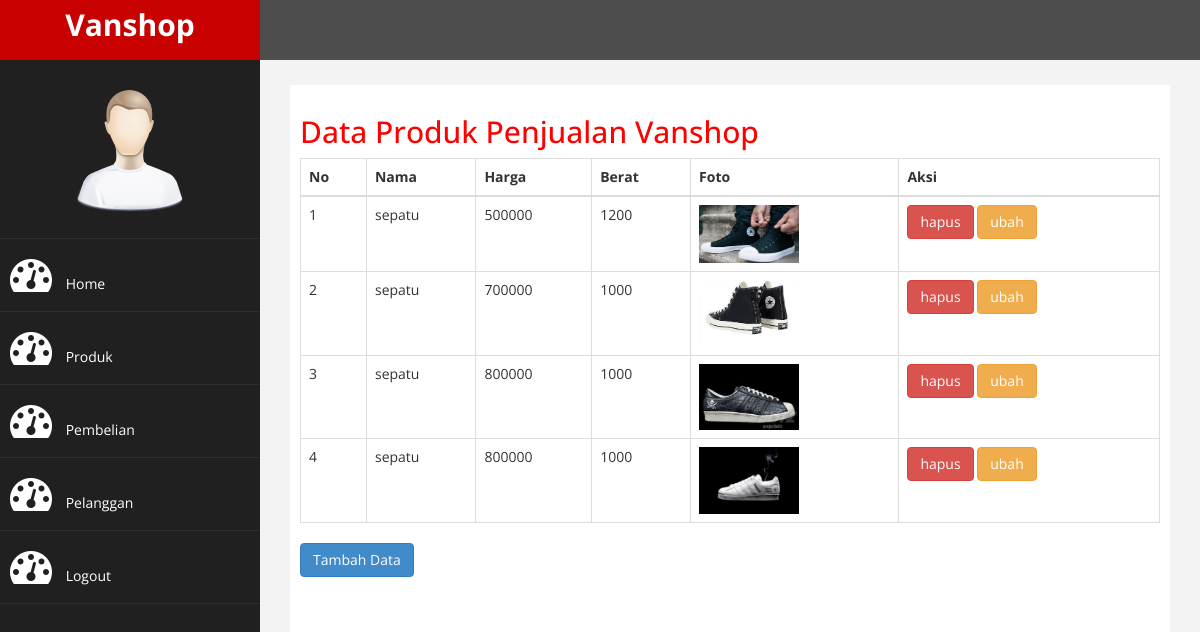
Page /vanshop/admin/index.php?halaman=produk (signed in) on the committed database.
### tables this page shows
CREATE TABLE IF NOT EXISTS `produk` (
  `id_produk` int(11) NOT NULL,
  `nama_produk` varchar(100) NOT NULL,
  `harga_produk` int(11) NOT NULL,
  `berat_produk` int(11) NOT NULL,
  `foto_produk` varchar(100) NOT NULL,
  `deskripsi_produk` text NOT NULL
);

### vanshop/admin/produk.php (the view)
<h2>Data Produk Penjualan Vanshop</h2>
<table class="table table-bordered">
	<thead>
		<tr>
			<th>No</th>
			<th>Nama</th>
			<th>Harga</th>
			<th>Berat</th>
			<th>Foto</th>
			<th>Aksi</th>
		</tr>
	</thead>
	<tbody>
		<?php $nomor=1 ?>
		<?php $ambil=$koneksi->query("SELECT*FROM produk"); ?>
		<?php while($pecah = $ambil->fetch_assoc()){ ?>
		<tr>
			<td><?php echo $nomor; ?></td>
			<td><?php echo $pecah['nama_produk'];?></td>
			<td><?php echo $pecah['harga_produk'];?></td>
			<td><?php echo $pecah['berat_produk'];?></td>
			<td>
				<img src="../foto produk/<?php echo $pecah['foto_produk'];?>" width="100">
			</td>
			<td>
				<a href="index.php?halaman=hapusproduk&id=<?php echo $pecah['id_produk']; ?>" class="btn btn-danger">hapus</a>
				<a href="index.php?halaman=ubahproduk&id=<?php echo $pecah['id_produk']; ?> " class="btn btn-warning">ubah</a>
			</td>
		</tr>
		<?php $nomor++; ?>
		<?php } ?>
	</tbody>
</table>
<a href="index.php?halaman=tambahproduk" class="btn btn-primary">Tambah Data</a>

### vanshop/admin/assets/css/custom.css (style rules this page uses)
body { font-family: 'Open Sans', sans-serif; }
h2 { color: #f00; }

### rows in the picture
produk: nama_produk "sepatu", harga_produk "500000", berat_produk "1200", foto_produk (picture)
produk: nama_produk "sepatu", harga_produk "700000", berat_produk "1000", foto_produk (picture)
produk: nama_produk "sepatu", harga_produk "800000", berat_produk "1000", foto_produk (picture)
produk: nama_produk "sepatu", harga_produk "800000", berat_produk "1000", foto_produk (picture)
